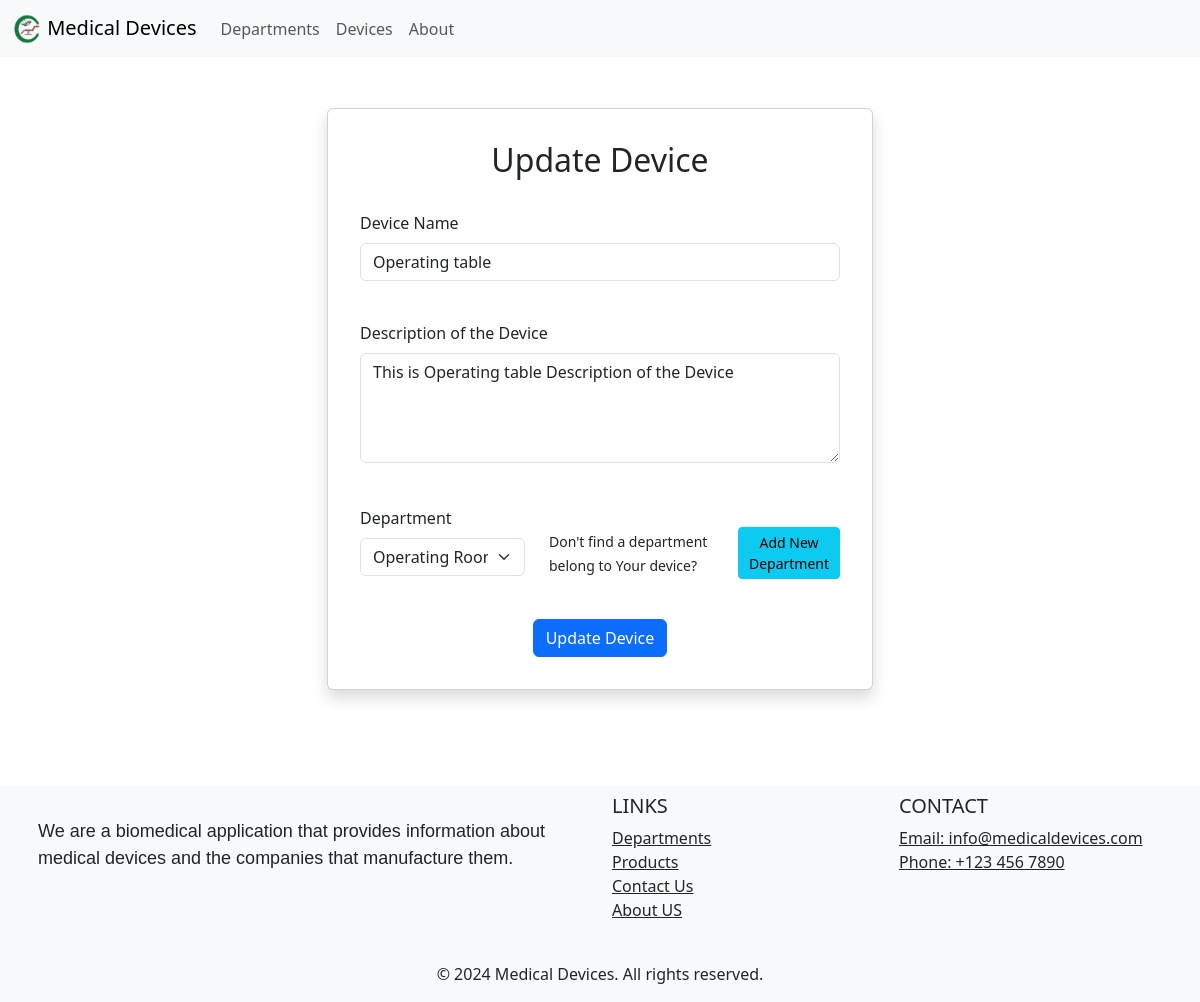
/update_device/6, run on the app's committed database.
### app.py (models this page shows, shortened)
class Device(db.Model):
	id = db.Column(db.Integer, primary_key=True)
	device_name = db.Column(db.String(100), nullable=False)
	description = db.Column(db.Text, nullable=False)  # New field for device description
	department_id = db.Column(db.Integer, db.ForeignKey('department.id'))
	models = db.relationship('Model', backref='device', lazy=True)

### app.py (the view, shortened to what this page needs)
@app.route('/update_device/<int:id>', methods=["GET", "POST"])
def update_device(id):
	device_to_update = Device.query.get_or_404(id)
	form = UpdateDeviceForm(device_name=device_to_update.device_name, description=device_to_update.description, select_department=device_to_update.department_id)
	departments = Department.query.all()
	for department in departments:
		select_department = (department.id, department.department_name)
		form.select_department.choices.append(select_department)
	return render_template("update_device.html", form=form)

### app.py
class UpdateDeviceForm(FlaskForm):
	device_name = StringField("Device Name", validators=[DataRequired()])
	description = TextAreaField("Description of the Device", validators=[DataRequired()])
	select_department = SelectField("Department", choices=[], validators=[DataRequired()])
	submit = SubmitField("Update Device")

### Templates/update_device.html (shortened to what this page needs)
{% extends "layout.html" %}
{% block content %}
<div class="container mt-5">
	<div class="row justify-content-center">
		<div class="col-md-6 col-lg-6">
			<div class="card shadow p-3	">
				<div class="card-body">
					<h2 class="text-center">Update Device</h2>
					<br />
					<form method="POST">
						<div class="form-group mb-3">
							{{ form.device_name.label(class="form-label") }}
							{{ form.device_name(class="form-control") }}
						</div>
						<br />
						<div class="form-group mb-3">
							{{ form.description.label(class="form-label") }}
							{{ form.description(class="form-control", rows="4") }}
						</div>
						<br />
						<div class="form-group mb-3">
							<div class="row align-items-center">
								<div class="col">
									{{ form.select_department.label(class="form-label") }}
									{{ form.select_department(class="form-select") }}
								</div>
								<div class="col mt-4">
									<small>Don't find a department belong to Your device?</small>
								</div>
								<div class="col-md-3">
									<a href="{{ url_for('add_department') }}"><button type="button"
											class="btn btn-info mt-4 btn-sm">Add New Department
										</button></a>
								</div>
							</div>
						</div>
						<br />
						<div class="form-group  text-center">
							{{ form.submit(class="btn btn-primary") }}
						</div>
					</form>
				</div>
			</div>
		</div>
	</div>
</div>
<br />
<br />
{% endblock content %}

### data on the page
Device: device_name "Operating table", description "This is Operating table Description of the Device"
